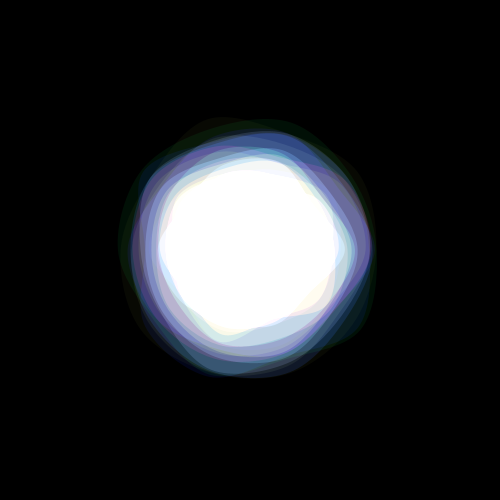
Frame 1 (no input)
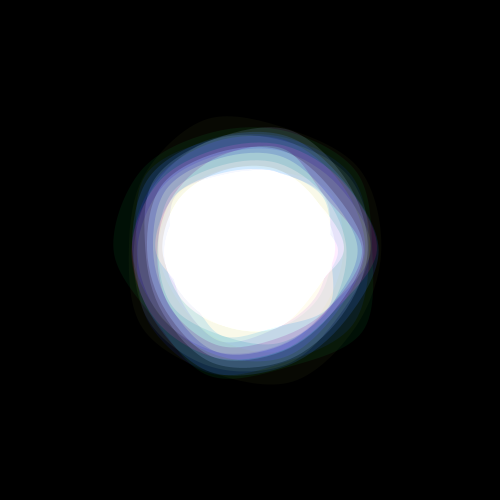
Frame 60 (the mouse pressed at the canvas centre just before this capture)
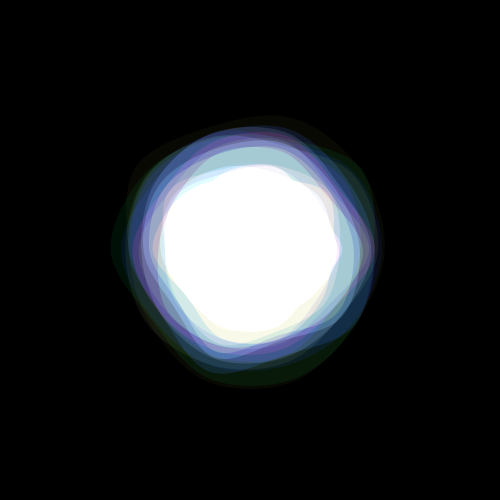
Frame 120 (the mouse held since frame 60 and released just before this capture)

The Processing sketch that drew these frames (run headless with seeded random() and noise(); from frame 60 on, the mouse is pressed at the canvas centre):

// Processing sketch: light_blob
// ── light_blob.pde
// Xiaotian Dai
// April 2021
// Credit: the idea is from: The Light, https://openprocessing.org/sketch/839679

float t = 0;

ArrayList<Blob> blobs = new ArrayList<Blob>();
int n_blobs = 30;

void setup() {
  size(500,500);
  frameRate(60);
  noStroke();
  noFill();
  
  for (int n = 0; n < n_blobs; n++) {
    color c = color(random(255), random(255), random(255));
    float r = 50 + n*3;   // each time generate slightly larger blob
    int alpha = min(200 - n*10, 40);  // each time with lower alpha
    Blob blob = new Blob(r, c, alpha, int(random(1000)));
    blobs.add(blob);
  }
}


void draw() {
  
  background(0);
  blendMode(ADD);

  for (Blob b: blobs) {
    b.draw(t);
  }
  
  t = frameCount / 150.0;
}

// ── Blob.pde
class Blob {

  float r = 100;
  color c;
  int alpha;
  int phase = 0;

  int angleStep = 36;

  Blob(float r, color c, int alpha, int phase) {
    this.r = r;
    this.c = c;
    this.phase = phase;
    this.alpha = alpha;
  }

  void draw(float t) {
    beginShape();
    for (int theta = 0; theta <= 360 + 2 * angleStep; theta+=angleStep) {
      
      fill(c, alpha);
      
      int k = 20;
      
      float r1 = cos(radians(theta)) + 1;
      float r2 = sin(radians(theta)) + 1;
      float r3 = r + noise(k * r1, k * r2, t+phase) * 50;
      
      curveVertex((r3)*cos(radians(theta)) + width/2, 
                  (r3)*sin(radians(theta)) + height/2);
    }
    endShape();
  }
}
